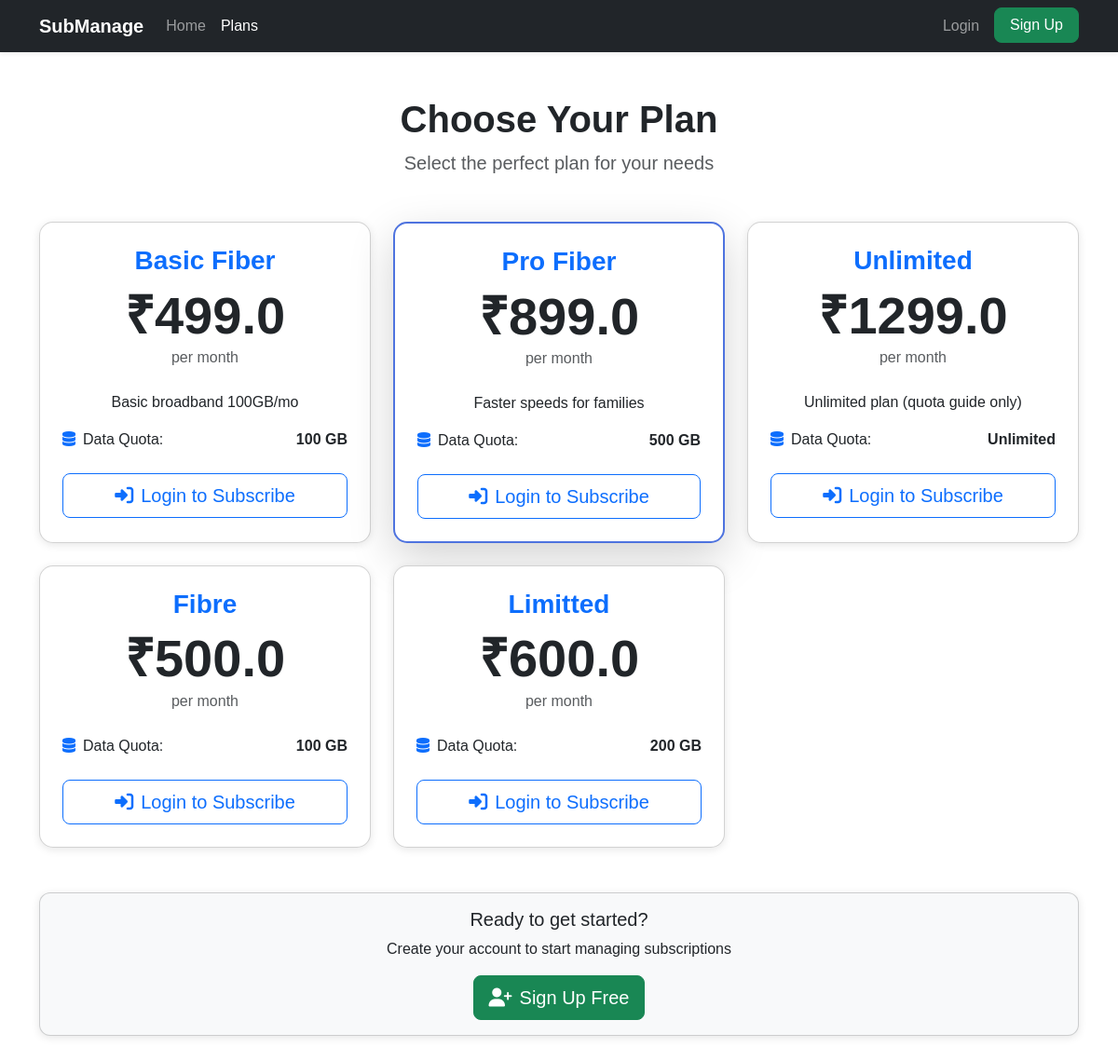
The app's page /plans with its own data.
### app.py (models this page shows)
class Plan(db.Model):
    id = db.Column(db.Integer, primary_key=True)
    name = db.Column(db.String(120), nullable=False)
    quota_gb = db.Column(db.Integer, nullable=False)
    price = db.Column(db.Float, nullable=False)
    description = db.Column(db.String(500))
    active = db.Column(db.Boolean, default=True)

### app.py (the view)
@app.route('/plans')
def list_plans():
    user = current_user()
    plans = Plan.query.filter_by(active=True).all()
    return render_template('plans.html', plans=plans, user=user)

### app.py (called while the page is built)
def current_user():
    uid = session.get('user_id')
    if not uid:
        return None
    return User.query.get(uid)

### templates/plans.html (shortened to what this page needs)
{% extends "base.html" %}
{% block content %}
<div class="container py-5">
  <div class="text-center mb-5">
    <h1 class="fw-bold">Choose Your Plan</h1>
    <p class="lead text-muted">Select the perfect plan for your needs</p>
  </div>
  <div class="row g-4">
    {% for p in plans %}
      <div class="col-md-4">
        <div class="card pricing-card h-100 {% if loop.index == 2 %}pricing-highlight shadow-lg{% endif %}">
          <div class="card-body p-4">
            <div class="text-center mb-4">
              <h3 class="fw-bold text-primary">{{ p.name }}</h3>
              <div class="display-4 fw-bold text-dark">₹{{ p.price }}</div>
              <p class="text-muted">per month</p>
            </div>
            <div class="mb-4">
              <p class="card-text text-center">{{ p.description }}</p>
              <div class="d-flex justify-content-between align-items-center mb-2">
                <span><i class="fa fa-database me-2 text-primary"></i>Data Quota:</span>
                <span class="fw-bold">
                  {% if p.quota_gb==0 %}Unlimited{% else %}{{ p.quota_gb }} GB{% endif %}
                </span>
              </div>
            </div>
            {% if user %}
              {% if user.role == 'user' %}
                <form method="get" action="{{ url_for('select_payment_method', plan_id=p.id) }}" id="subscribeForm{{ p.id }}">
                  <div class="mb-3">
                    <label for="discount_code{{ p.id }}" class="form-label small">
                      <i class="fa fa-percentage me-1"></i>Discount Code (Optional)
                    </label>
                    <div class="input-group">
                      <input type="text" class="form-control form-control-sm" id="discount_code{{ p.id }}" name="discount_code" placeholder="Enter code">
                      <button type="button" class="btn btn-outline-secondary btn-sm" onclick="applyDiscount({{ p.id }})">
                        <i class="fa fa-check"></i>
                      </button>
                    </div>
                    <div id="discountResult{{ p.id }}" class="mt-2"></div>
                  </div>
                  <div class="d-grid">
                    <button class="btn {% if loop.index == 2 %}btn-primary{% else %}btn-outline-primary{% endif %} btn-lg">
                      <i class="fa fa-credit-card me-2"></i>Select Payment Method
                    </button>
                  </div>
                </form>
              {% elif user.role == 'admin' %}
                <div class="d-grid">
                  <a href="{{ url_for('admin_dashboard') }}" class="btn btn-outline-secondary btn-lg">
                    <i class="fa fa-tachometer-alt me-2"></i>Admin Dashboard
                  </a>
                </div>
              {% endif %}
            {% else %}
              <div class="d-grid">
                <a href="{{ url_for('login') }}" class="btn btn-outline-primary btn-lg">
                  <i class="fa fa-sign-in-alt me-2"></i>Login to Subscribe
                </a>
              </div>
            {% endif %}
          </div>
        </div>
      </div>
    {% endfor %}
  </div>
  {% if not user %}
    <div class="text-center mt-5">
      <div class="card bg-light">
        <div class="card-body">
          <h5 class="card-title">Ready to get started?</h5>
          <p class="card-text">Create your account to start managing subscriptions</p>
          <a href="{{ url_for('signup') }}" class="btn btn-success btn-lg">
            <i class="fa fa-user-plus me-2"></i>Sign Up Free
          </a>
        </div>
      </div>
    </div>
  {% endif %}
</div>
{% endblock %}

### templates/base.html (shortened to what this page needs)
<!doctype html>
<html lang="en">
<head>
  <link href="https://cdn.jsdelivr.net/npm/bootstrap@5.3.0/dist/css/bootstrap.min.css" rel="stylesheet">
  <link href="https://cdnjs.cloudflare.com/ajax/libs/font-awesome/6.4.0/css/all.min.css" rel="stylesheet" />
</head>
<body>
<nav class="navbar navbar-expand-lg navbar-dark bg-dark shadow-sm">
  <div class="container">
    <a class="navbar-brand" href="{{ url_for('index') }}">SubManage</a>
    <div class="collapse navbar-collapse" id="navMenu">
      <ul class="navbar-nav me-auto">
        <li class="nav-item">
          <a class="nav-link {% if request.endpoint == 'index' %}active{% endif %}" href="{{ url_for('index') }}">Home</a>
        </li>
        <li class="nav-item">
          <a class="nav-link {% if request.endpoint == 'list_plans' %}active{% endif %}" href="{{ url_for('list_plans') }}">Plans</a>
        </li>
      </ul>
      <ul class="navbar-nav">
        {% if user %}
          <li class="nav-item dropdown">
            <a class="nav-link dropdown-toggle" href="#" id="userDropdown" role="button" data-bs-toggle="dropdown">
              <i class="fa fa-user me-1"></i>{{ user.username }} ({{ user.role }})
            </a>
            <ul class="dropdown-menu">
              <li><a class="dropdown-item" href="{{ url_for('logout') }}"><i class="fa fa-sign-out-alt me-2"></i>Logout</a></li>
            </ul>
          </li>
        {% else %}
          <li class="nav-item">
            <a class="nav-link" href="{{ url_for('login') }}">Login</a>
          </li>
          <li class="nav-item">
            <a class="btn btn-success text-white px-3 ms-2" href="{{ url_for('signup') }}">Sign Up</a>
          </li>
        {% endif %}
      </ul>
    </div>
  </div>
</nav>
<div class="container-fluid">
  {% block content %}{% endblock %}
</div>
</body>
</html>

### templates/base.html (style rules this page uses)
body { font-family: "Poppins", sans-serif; }
.navbar-brand { font-weight: 700; }
.btn { border-radius: 8px; }
.card { border-radius: 12px; box-shadow: 0 2px 10px rgba(0,0,0,0.1); }

### templates/plans.html (style rules this page uses)
.pricing-card { border-radius: 15px; transition: transform 0.3s; }
.pricing-highlight { border: 2px solid #4e73df; }

### records on screen
Plan: name "Basic Fiber", price "499.0", description "Basic broadband 100GB/mo", quota_gb "100"
Plan: name "Pro Fiber", price "899.0", description "Faster speeds for families", quota_gb "500"
Plan: name "Unlimited", price "1299.0", description "Unlimited plan (quota guide only)", quota_gb "Unlimited"
Plan: name "Fibre", price "500.0", quota_gb "100"
Plan: name "Limitted", price "600.0", quota_gb "200"
